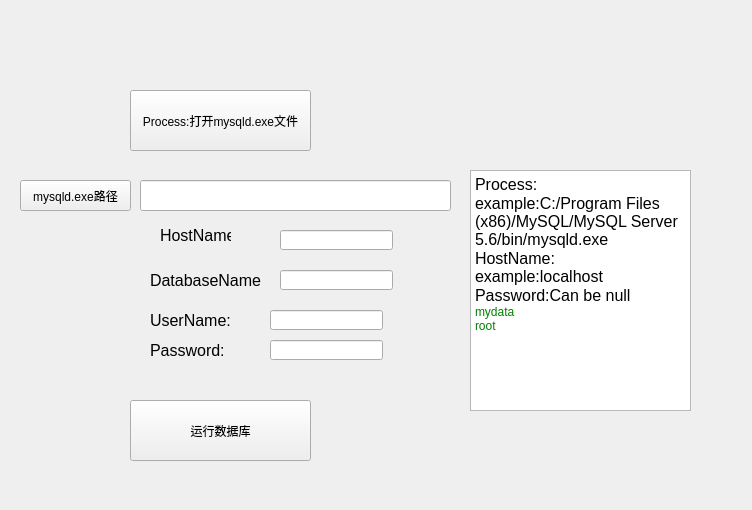
<?xml version="1.0" encoding="UTF-8"?>
<ui version="4.0">
 <class>GetMes</class>
 <widget class="QWidget" name="GetMes">
  <property name="geometry">
   <rect>
    <x>0</x>
    <y>0</y>
    <width>752</width>
    <height>510</height>
   </rect>
  </property>
  <property name="windowTitle">
   <string>Form</string>
  </property>
  <widget class="QLineEdit" name="PassWord">
   <property name="geometry">
    <rect>
     <x>270</x>
     <y>340</y>
     <width>113</width>
     <height>20</height>
    </rect>
   </property>
  </widget>
  <widget class="QLabel" name="label_2">
   <property name="geometry">
    <rect>
     <x>150</x>
     <y>260</y>
     <width>111</width>
     <height>41</height>
    </rect>
   </property>
   <property name="text">
    <string>&lt;html&gt;&lt;head/&gt;&lt;body&gt;&lt;p&gt;&lt;span style=&quot; font-size:12pt;&quot;&gt;DatabaseName:&lt;/span&gt;&lt;/p&gt;&lt;/body&gt;&lt;/html&gt;</string>
   </property>
  </widget>
  <widget class="QLineEdit" name="HostName">
   <property name="geometry">
    <rect>
     <x>280</x>
     <y>230</y>
     <width>113</width>
     <height>20</height>
    </rect>
   </property>
  </widget>
  <widget class="QLineEdit" name="DataBaseName">
   <property name="geometry">
    <rect>
     <x>280</x>
     <y>270</y>
     <width>113</width>
     <height>20</height>
    </rect>
   </property>
  </widget>
  <widget class="QLineEdit" name="UserName">
   <property name="geometry">
    <rect>
     <x>270</x>
     <y>310</y>
     <width>113</width>
     <height>20</height>
    </rect>
   </property>
  </widget>
  <widget class="QLabel" name="label_3">
   <property name="geometry">
    <rect>
     <x>150</x>
     <y>300</y>
     <width>111</width>
     <height>41</height>
    </rect>
   </property>
   <property name="text">
    <string>&lt;html&gt;&lt;head/&gt;&lt;body&gt;&lt;p&gt;&lt;span style=&quot; font-size:12pt;&quot;&gt;UserName:&lt;/span&gt;&lt;/p&gt;&lt;/body&gt;&lt;/html&gt;</string>
   </property>
  </widget>
  <widget class="QLabel" name="label">
   <property name="geometry">
    <rect>
     <x>160</x>
     <y>220</y>
     <width>71</width>
     <height>31</height>
    </rect>
   </property>
   <property name="text">
    <string>&lt;html&gt;&lt;head/&gt;&lt;body&gt;&lt;p&gt;&lt;span style=&quot; font-size:12pt;&quot;&gt;HostName:&lt;/span&gt;&lt;/p&gt;&lt;/body&gt;&lt;/html&gt;</string>
   </property>
  </widget>
  <widget class="QTextBrowser" name="textBrowser">
   <property name="geometry">
    <rect>
     <x>470</x>
     <y>170</y>
     <width>221</width>
     <height>241</height>
    </rect>
   </property>
   <property name="html">
    <string>&lt;!DOCTYPE HTML PUBLIC &quot;-//W3C//DTD HTML 4.0//EN&quot; &quot;http://www.w3.org/TR/REC-html40/strict.dtd&quot;&gt;
&lt;html&gt;&lt;head&gt;&lt;meta name=&quot;qrichtext&quot; content=&quot;1&quot; /&gt;&lt;style type=&quot;text/css&quot;&gt;
p, li { white-space: pre-wrap; }
&lt;/style&gt;&lt;/head&gt;&lt;body style=&quot; font-family:'SimSun'; font-size:9pt; font-weight:400; font-style:normal;&quot;&gt;
&lt;p style=&quot; margin-top:0px; margin-bottom:0px; margin-left:0px; margin-right:0px; -qt-block-indent:0; text-indent:0px;&quot;&gt;&lt;span style=&quot; font-size:12pt;&quot;&gt;Process:&lt;/span&gt;&lt;/p&gt;
&lt;p style=&quot; margin-top:0px; margin-bottom:0px; margin-left:0px; margin-right:0px; -qt-block-indent:0; text-indent:0px;&quot;&gt;&lt;span style=&quot; font-size:12pt;&quot;&gt;example:C:/Program Files (x86)/MySQL/MySQL Server 5.6/bin/mysqld.exe&lt;/span&gt;&lt;/p&gt;
&lt;p style=&quot; margin-top:0px; margin-bottom:0px; margin-left:0px; margin-right:0px; -qt-block-indent:0; text-indent:0px;&quot;&gt;&lt;span style=&quot; font-size:12pt;&quot;&gt;HostName: example:localhost&lt;/span&gt;&lt;/p&gt;
&lt;p style=&quot; margin-top:0px; margin-bottom:0px; margin-left:0px; margin-right:0px; -qt-block-indent:0; text-indent:0px;&quot;&gt;&lt;span style=&quot; font-size:12pt;&quot;&gt;Password:Can be null&lt;/span&gt;&lt;/p&gt;
&lt;p style=&quot; margin-top:0px; margin-bottom:0px; margin-left:0px; margin-right:0px; -qt-block-indent:0; text-indent:0px;&quot;&gt;&lt;span style=&quot; color:#008000;&quot;&gt;mydata&lt;/span&gt;&lt;/p&gt;
&lt;p style=&quot; margin-top:0px; margin-bottom:0px; margin-left:0px; margin-right:0px; -qt-block-indent:0; text-indent:0px;&quot;&gt;&lt;span style=&quot; color:#008000;&quot;&gt;root&lt;/span&gt;&lt;/p&gt;&lt;/body&gt;&lt;/html&gt;</string>
   </property>
  </widget>
  <widget class="QPushButton" name="Process">
   <property name="geometry">
    <rect>
     <x>130</x>
     <y>90</y>
     <width>181</width>
     <height>61</height>
    </rect>
   </property>
   <property name="text">
    <string>Process:打开mysqld.exe文件</string>
   </property>
  </widget>
  <widget class="QLabel" name="label_4">
   <property name="geometry">
    <rect>
     <x>150</x>
     <y>330</y>
     <width>111</width>
     <height>41</height>
    </rect>
   </property>
   <property name="text">
    <string>&lt;html&gt;&lt;head/&gt;&lt;body&gt;&lt;p&gt;&lt;span style=&quot; font-size:12pt;&quot;&gt;Password:&lt;/span&gt;&lt;/p&gt;&lt;/body&gt;&lt;/html&gt;</string>
   </property>
  </widget>
  <widget class="QPushButton" name="Process_2">
   <property name="geometry">
    <rect>
     <x>20</x>
     <y>180</y>
     <width>111</width>
     <height>31</height>
    </rect>
   </property>
   <property name="text">
    <string>mysqld.exe路径</string>
   </property>
  </widget>
  <widget class="QLineEdit" name="Process_str">
   <property name="geometry">
    <rect>
     <x>140</x>
     <y>180</y>
     <width>311</width>
     <height>31</height>
    </rect>
   </property>
   <property name="text">
    <string/>
   </property>
  </widget>
  <widget class="QPushButton" name="RunSql">
   <property name="geometry">
    <rect>
     <x>130</x>
     <y>400</y>
     <width>181</width>
     <height>61</height>
    </rect>
   </property>
   <property name="text">
    <string>运行数据库</string>
   </property>
  </widget>
 </widget>
 <resources/>
 <connections/>
</ui>
